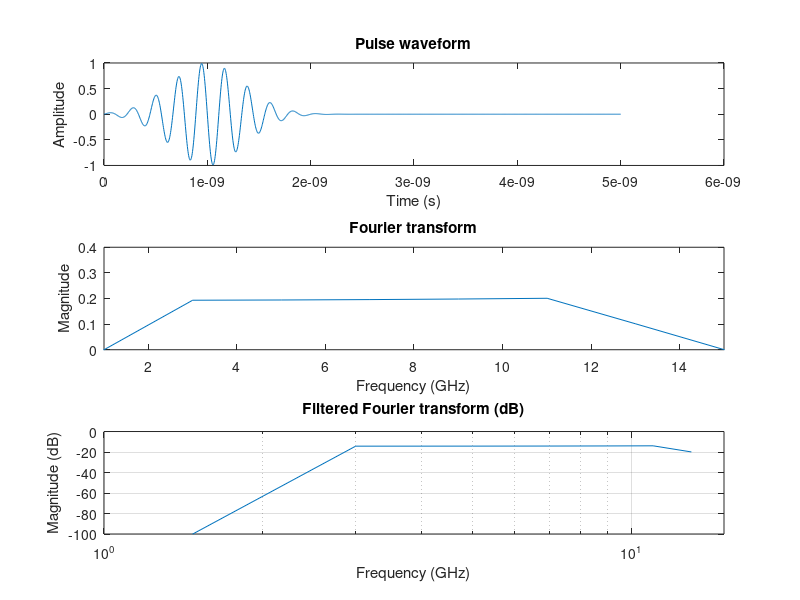

MATLAB code to generate this figure:
clc;
clear;
close all;

% Define parameters
Ts = 0.5e-9;    % pulse width
t0 = 2*Ts;      % pulse delay
N_steps = 1600; % maximum iteration steps
fc = 7.5e9;     % center frequency
bw = 9e9;       % bandwidth 

% Define time vector
t = linspace(0,10*Ts,N_steps);

% Define pulse
fm = bw/2; % modulation frequency
pulse1 = sin(2*pi*fm*t); % sine pulse
pulse2 = exp(-((t-t0)/Ts).^2); % Gaussian pulse
pulse = pulse2.*pulse1;

% Compute Fourier transform
f = linspace(-N_steps/(2*Ts), N_steps/(2*Ts), N_steps);
Y = fftshift(fft(pulse));

% Define filter
f1 = 3e9; % lower cutoff frequency
f2 = 12e9; % upper cutoff frequency
B = 2e9; % transition bandwidth
H = zeros(size(Y));

H(abs(f)>=f1-B & abs(f)<=f1) = 0.5*(1 - cos(pi*(abs(f(abs(f)>=f1-B & abs(f)<=f1))-f1+B)/B));
H(abs(f)>=f1 & abs(f)<=f2) = 1;
H(abs(f)>=f2 & abs(f)<=f2+B) = 0.5*(1 - cos(pi*(abs(f(abs(f)>=f2 & abs(f)<=f2+B))-f2+B)/B));
H(abs(f)>f2+B) = 0;

% Apply filter
Y_filt = H .* Y;

% Plot magnitude of filtered Fourier transform
subplot(3,1,1)
plot(t,pulse)
xlabel('Time (s)')
ylabel('Amplitude')
title('Pulse waveform')

subplot(3,1,2)
plot(f/1e9, abs(Y_filt))
xlabel('Frequency (GHz)')
ylabel('Magnitude')
xlim([1, 15])
ylim([0,0.4])
title('Fourier transform')

subplot(3,1,3)
semilogx(f/1e9, 20*log10(abs(Y_filt)))
xlabel('Frequency (GHz)')
ylabel('Magnitude (dB)')
xlim([1, 15])
ylim([-100,0])
title('Filtered Fourier transform (dB)')
grid on
